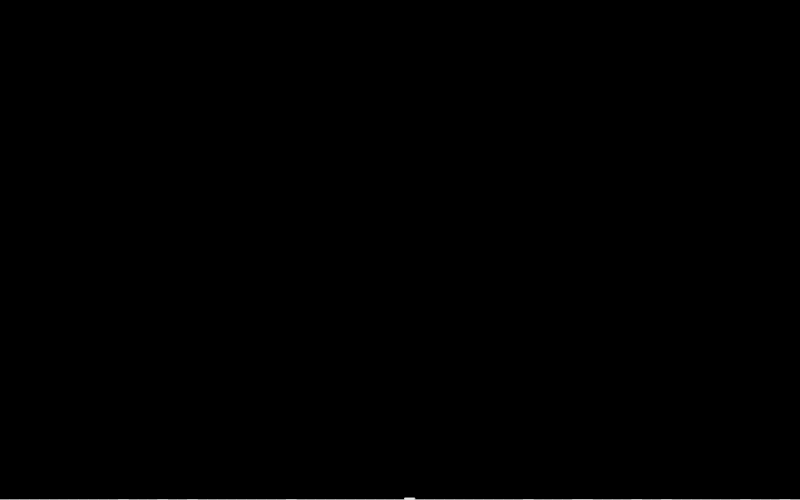
Frame 1 (no input)
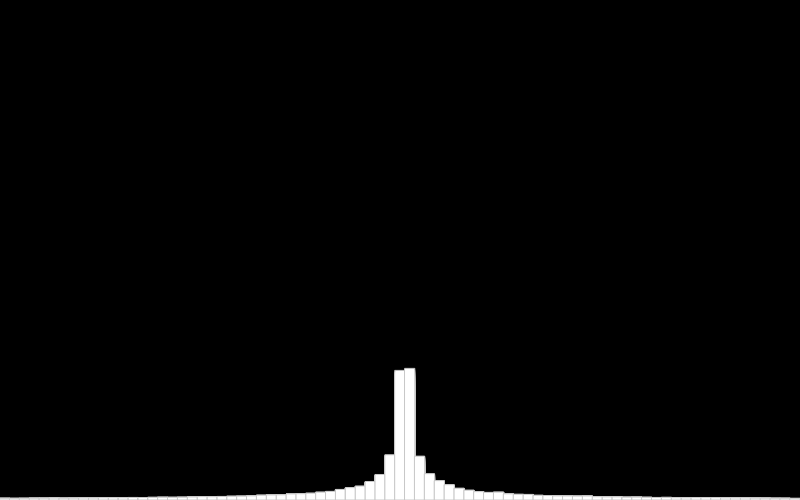
Frame 60 (no input)
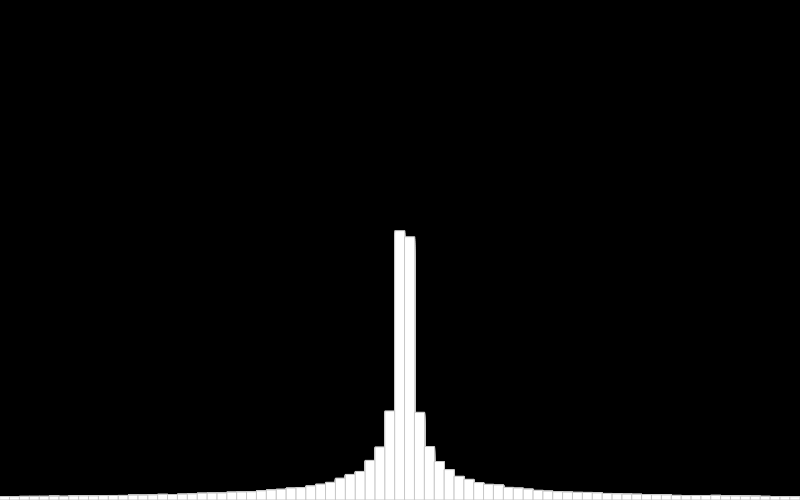
Frame 120 (the mouse pressed at the canvas centre since frame 60)

The p5.js sketch that drew these frames (run headless with seeded random() and noise() and a simulated clock; from frame 60 on, the mouse is pressed at the canvas centre):

// p5.js sketch
// ── sketch.js
var bar = [];
var vel = 100;

function setup() {

	createCanvas(800, 500);
	background(0);

	for (var i = 0; i < 81; i++) {
		bar[i] = new Bar(i*(width / 81), height, 0);
	}

}

function draw() {

	for (var i in bar) {

		do {
			bar[i].show();
			// increase height of bars
			bar[i].hei += Math.abs(bar[i].x - width/2) ** -1/10 * vel;
			// decrease y position so bars don't go off screen
			bar[i].y -= Math.abs(bar[i].x - width/2) ** -1/10 * vel;
		} while
			(random(100) < 10);

	}

}

// ── bar.js
function Bar(x = 0, y = 20, height = 100) {

  this.x = x,
  this.y = y - height,
  this.wid = width / 81,
  this.hei = height,

  this.show = function() {
    fill(255);
    stroke(200);
    rect(this.x, this.y, this.wid, this.hei);
  }

}
